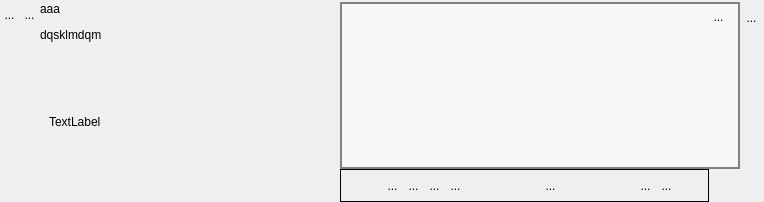
<?xml version="1.0" encoding="UTF-8"?>
<ui version="4.0">
 <class>WidgetPlusieursBase</class>
 <widget class="QWidget" name="WidgetPlusieursBase">
  <property name="geometry">
   <rect>
    <x>0</x>
    <y>0</y>
    <width>764</width>
    <height>202</height>
   </rect>
  </property>
  <property name="sizePolicy">
   <sizepolicy hsizetype="Expanding" vsizetype="Expanding">
    <horstretch>0</horstretch>
    <verstretch>0</verstretch>
   </sizepolicy>
  </property>
  <property name="minimumSize">
   <size>
    <width>100</width>
    <height>20</height>
   </size>
  </property>
  <property name="windowTitle">
   <string>Form</string>
  </property>
  <property name="styleSheet">
   <string notr="true">/* QFrame {
border: 1px solid gray;
}*/
</string>
  </property>
  <layout class="QHBoxLayout" name="horizontalLayout_2">
   <property name="spacing">
    <number>0</number>
   </property>
   <property name="leftMargin">
    <number>0</number>
   </property>
   <property name="topMargin">
    <number>2</number>
   </property>
   <property name="rightMargin">
    <number>2</number>
   </property>
   <property name="bottomMargin">
    <number>0</number>
   </property>
   <item>
    <layout class="QVBoxLayout" name="verticalLayout_3">
     <property name="spacing">
      <number>0</number>
     </property>
     <item>
      <layout class="QHBoxLayout" name="horizontalLayout">
       <property name="spacing">
        <number>0</number>
       </property>
       <property name="sizeConstraint">
        <enum>QLayout::SetFixedSize</enum>
       </property>
       <item>
        <widget class="QToolButton" name="BFermeListe">
         <property name="sizePolicy">
          <sizepolicy hsizetype="Fixed" vsizetype="Fixed">
           <horstretch>0</horstretch>
           <verstretch>0</verstretch>
          </sizepolicy>
         </property>
         <property name="maximumSize">
          <size>
           <width>21</width>
           <height>25</height>
          </size>
         </property>
         <property name="toolTip">
          <string>permet de gérer la liste</string>
         </property>
         <property name="styleSheet">
          <string notr="true">border:0px</string>
         </property>
         <property name="text">
          <string>...</string>
         </property>
         <property name="icon">
          <iconset>
           <normaloff>../Editeur/icons/minusnode.png</normaloff>../Editeur/icons/minusnode.png</iconset>
         </property>
         <property name="iconSize">
          <size>
           <width>25</width>
           <height>25</height>
          </size>
         </property>
        </widget>
       </item>
       <item>
        <widget class="MonBoutonValide" name="RBValide">
         <property name="minimumSize">
          <size>
           <width>21</width>
           <height>25</height>
          </size>
         </property>
         <property name="maximumSize">
          <size>
           <width>21</width>
           <height>25</height>
          </size>
         </property>
         <property name="focusPolicy">
          <enum>Qt::ClickFocus</enum>
         </property>
         <property name="toolTip">
          <string>Affiche le rapport de validation du mot-clef</string>
         </property>
         <property name="styleSheet">
          <string notr="true">border : 0px</string>
         </property>
         <property name="text">
          <string>...</string>
         </property>
         <property name="icon">
          <iconset>
           <normaloff>../Editeur/icons/ast-green-ball.png</normaloff>../Editeur/icons/ast-green-ball.png</iconset>
         </property>
         <property name="iconSize">
          <size>
           <width>25</width>
           <height>25</height>
          </size>
         </property>
        </widget>
       </item>
      </layout>
     </item>
     <item>
      <spacer name="verticalSpacer">
       <property name="orientation">
        <enum>Qt::Vertical</enum>
       </property>
       <property name="sizeHint" stdset="0">
        <size>
         <width>20</width>
         <height>5</height>
        </size>
       </property>
      </spacer>
     </item>
    </layout>
   </item>
   <item>
    <layout class="QVBoxLayout" name="verticalLayout_4">
     <property name="spacing">
      <number>0</number>
     </property>
     <item>
      <widget class="MonLabelClic" name="label">
       <property name="sizePolicy">
        <sizepolicy hsizetype="Fixed" vsizetype="Preferred">
         <horstretch>0</horstretch>
         <verstretch>0</verstretch>
        </sizepolicy>
       </property>
       <property name="minimumSize">
        <size>
         <width>300</width>
         <height>25</height>
        </size>
       </property>
       <property name="maximumSize">
        <size>
         <width>178</width>
         <height>16777215</height>
        </size>
       </property>
       <property name="frameShape">
        <enum>QFrame::NoFrame</enum>
       </property>
       <property name="text">
        <string>&lt;html&gt;&lt;head/&gt;&lt;body&gt;&lt;p&gt;aaa&lt;/p&gt;&lt;p&gt;dqsklmdqm&lt;/p&gt;&lt;/body&gt;&lt;/html&gt;</string>
       </property>
       <property name="scaledContents">
        <bool>false</bool>
       </property>
       <property name="alignment">
        <set>Qt::AlignLeading|Qt::AlignLeft|Qt::AlignTop</set>
       </property>
      </widget>
     </item>
     <item>
      <widget class="QScrollArea" name="scrollArea_2">
       <property name="sizePolicy">
        <sizepolicy hsizetype="Fixed" vsizetype="Expanding">
         <horstretch>0</horstretch>
         <verstretch>0</verstretch>
        </sizepolicy>
       </property>
       <property name="frameShape">
        <enum>QFrame::NoFrame</enum>
       </property>
       <property name="frameShadow">
        <enum>QFrame::Plain</enum>
       </property>
       <property name="widgetResizable">
        <bool>true</bool>
       </property>
       <widget class="QWidget" name="scrollAreaWidgetContents_2">
        <property name="geometry">
         <rect>
          <x>0</x>
          <y>0</y>
          <width>112</width>
          <height>138</height>
         </rect>
        </property>
        <property name="sizePolicy">
         <sizepolicy hsizetype="Fixed" vsizetype="Preferred">
          <horstretch>0</horstretch>
          <verstretch>0</verstretch>
         </sizepolicy>
        </property>
        <layout class="QHBoxLayout" name="horizontalLayout_7">
         <item>
          <widget class="QLabel" name="monCommentaireLabel">
           <property name="sizePolicy">
            <sizepolicy hsizetype="Fixed" vsizetype="MinimumExpanding">
             <horstretch>0</horstretch>
             <verstretch>0</verstretch>
            </sizepolicy>
           </property>
           <property name="text">
            <string>TextLabel</string>
           </property>
          </widget>
         </item>
        </layout>
       </widget>
      </widget>
     </item>
    </layout>
   </item>
   <item>
    <layout class="QVBoxLayout" name="verticalLayout_2">
     <property name="spacing">
      <number>0</number>
     </property>
     <item>
      <widget class="QScrollArea" name="scrollArea">
       <property name="sizePolicy">
        <sizepolicy hsizetype="Expanding" vsizetype="Expanding">
         <horstretch>0</horstretch>
         <verstretch>0</verstretch>
        </sizepolicy>
       </property>
       <property name="minimumSize">
        <size>
         <width>400</width>
         <height>50</height>
        </size>
       </property>
       <property name="styleSheet">
        <string notr="true">background : rgb(247,247,247);
border: 1px solid gray;
/* QFrame {
border: 1px solid gray;
}*/

</string>
       </property>
       <property name="frameShape">
        <enum>QFrame::Box</enum>
       </property>
       <property name="frameShadow">
        <enum>QFrame::Plain</enum>
       </property>
       <property name="lineWidth">
        <number>1</number>
       </property>
       <property name="widgetResizable">
        <bool>true</bool>
       </property>
       <property name="alignment">
        <set>Qt::AlignBottom|Qt::AlignLeading|Qt::AlignLeft</set>
       </property>
       <widget class="QWidget" name="verticalWidgetLE">
        <property name="geometry">
         <rect>
          <x>0</x>
          <y>0</y>
          <width>398</width>
          <height>161</height>
         </rect>
        </property>
        <property name="sizePolicy">
         <sizepolicy hsizetype="Expanding" vsizetype="Expanding">
          <horstretch>0</horstretch>
          <verstretch>0</verstretch>
         </sizepolicy>
        </property>
        <layout class="QVBoxLayout" name="verticalLayoutLE">
         <property name="spacing">
          <number>2</number>
         </property>
         <property name="leftMargin">
          <number>2</number>
         </property>
         <property name="topMargin">
          <number>0</number>
         </property>
         <property name="rightMargin">
          <number>2</number>
         </property>
         <property name="bottomMargin">
          <number>0</number>
         </property>
         <item>
          <spacer name="verticalSpacer_2">
           <property name="orientation">
            <enum>Qt::Vertical</enum>
           </property>
           <property name="sizeHint" stdset="0">
            <size>
             <width>20</width>
             <height>40</height>
            </size>
           </property>
          </spacer>
         </item>
        </layout>
       </widget>
      </widget>
     </item>
     <item>
      <widget class="QFrame" name="frame">
       <property name="frameShape">
        <enum>QFrame::Box</enum>
       </property>
       <layout class="QHBoxLayout" name="horizontalLayout_6">
        <property name="margin">
         <number>0</number>
        </property>
        <item>
         <spacer name="horizontalSpacer_5">
          <property name="orientation">
           <enum>Qt::Horizontal</enum>
          </property>
          <property name="sizeType">
           <enum>QSizePolicy::Fixed</enum>
          </property>
          <property name="sizeHint" stdset="0">
           <size>
            <width>13</width>
            <height>20</height>
           </size>
          </property>
         </spacer>
        </item>
        <item>
         <layout class="QHBoxLayout" name="horizontalLayout_4">
          <property name="spacing">
           <number>0</number>
          </property>
          <property name="sizeConstraint">
           <enum>QLayout::SetFixedSize</enum>
          </property>
          <item>
           <widget class="QToolButton" name="RBHaut">
            <property name="minimumSize">
             <size>
              <width>21</width>
              <height>31</height>
             </size>
            </property>
            <property name="maximumSize">
             <size>
              <width>21</width>
              <height>31</height>
             </size>
            </property>
            <property name="focusPolicy">
             <enum>Qt::ClickFocus</enum>
            </property>
            <property name="toolTip">
             <string>Remonte la ligne</string>
            </property>
            <property name="styleSheet">
             <string notr="true">border : 0px</string>
            </property>
            <property name="text">
             <string>...</string>
            </property>
            <property name="icon">
             <iconset theme="go-up">
              <normaloff/>
             </iconset>
            </property>
            <property name="iconSize">
             <size>
              <width>32</width>
              <height>32</height>
             </size>
            </property>
           </widget>
          </item>
          <item>
           <widget class="QToolButton" name="RBBas">
            <property name="minimumSize">
             <size>
              <width>21</width>
              <height>31</height>
             </size>
            </property>
            <property name="maximumSize">
             <size>
              <width>21</width>
              <height>31</height>
             </size>
            </property>
            <property name="focusPolicy">
             <enum>Qt::ClickFocus</enum>
            </property>
            <property name="toolTip">
             <string>Descend la ligne</string>
            </property>
            <property name="styleSheet">
             <string notr="true">border : 0px</string>
            </property>
            <property name="text">
             <string>...</string>
            </property>
            <property name="icon">
             <iconset theme="go-down">
              <normaloff/>
             </iconset>
            </property>
            <property name="iconSize">
             <size>
              <width>32</width>
              <height>32</height>
             </size>
            </property>
           </widget>
          </item>
          <item>
           <widget class="QToolButton" name="RBMoins">
            <property name="minimumSize">
             <size>
              <width>21</width>
              <height>31</height>
             </size>
            </property>
            <property name="maximumSize">
             <size>
              <width>21</width>
              <height>31</height>
             </size>
            </property>
            <property name="focusPolicy">
             <enum>Qt::ClickFocus</enum>
            </property>
            <property name="toolTip">
             <string>supprime une ligne</string>
            </property>
            <property name="styleSheet">
             <string notr="true">border : 0px</string>
            </property>
            <property name="text">
             <string>...</string>
            </property>
            <property name="icon">
             <iconset>
              <normalon>../Editeur/icons/MoinsBleu2.png</normalon>
             </iconset>
            </property>
            <property name="iconSize">
             <size>
              <width>32</width>
              <height>32</height>
             </size>
            </property>
           </widget>
          </item>
          <item>
           <widget class="QToolButton" name="RBPlus">
            <property name="minimumSize">
             <size>
              <width>21</width>
              <height>31</height>
             </size>
            </property>
            <property name="maximumSize">
             <size>
              <width>21</width>
              <height>31</height>
             </size>
            </property>
            <property name="focusPolicy">
             <enum>Qt::ClickFocus</enum>
            </property>
            <property name="toolTip">
             <string>Ajoute une ligne</string>
            </property>
            <property name="styleSheet">
             <string notr="true">border : 0px</string>
            </property>
            <property name="text">
             <string>...</string>
            </property>
            <property name="icon">
             <iconset>
              <normaloff>../Editeur/icons/PlusBleu.png</normaloff>../Editeur/icons/PlusBleu.png</iconset>
            </property>
            <property name="iconSize">
             <size>
              <width>32</width>
              <height>32</height>
             </size>
            </property>
           </widget>
          </item>
         </layout>
        </item>
        <item>
         <spacer name="horizontalSpacer_2">
          <property name="orientation">
           <enum>Qt::Horizontal</enum>
          </property>
          <property name="sizeType">
           <enum>QSizePolicy::Minimum</enum>
          </property>
          <property name="sizeHint" stdset="0">
           <size>
            <width>40</width>
            <height>20</height>
           </size>
          </property>
         </spacer>
        </item>
        <item>
         <widget class="QToolButton" name="RBVoisListe">
          <property name="minimumSize">
           <size>
            <width>21</width>
            <height>31</height>
           </size>
          </property>
          <property name="maximumSize">
           <size>
            <width>21</width>
            <height>31</height>
           </size>
          </property>
          <property name="focusPolicy">
           <enum>Qt::ClickFocus</enum>
          </property>
          <property name="toolTip">
           <string>Montre l'ensemble des valeurs</string>
          </property>
          <property name="styleSheet">
           <string notr="true">border : 0px</string>
          </property>
          <property name="text">
           <string>...</string>
          </property>
          <property name="icon">
           <iconset>
            <normaloff>../Editeur/icons/verre-loupe-icone-6087-64.png</normaloff>../Editeur/icons/verre-loupe-icone-6087-64.png</iconset>
          </property>
          <property name="iconSize">
           <size>
            <width>32</width>
            <height>32</height>
           </size>
          </property>
         </widget>
        </item>
        <item>
         <spacer name="horizontalSpacer_4">
          <property name="orientation">
           <enum>Qt::Horizontal</enum>
          </property>
          <property name="sizeType">
           <enum>QSizePolicy::Minimum</enum>
          </property>
          <property name="sizeHint" stdset="0">
           <size>
            <width>40</width>
            <height>20</height>
           </size>
          </property>
         </spacer>
        </item>
        <item>
         <layout class="QHBoxLayout" name="horizontalLayout_5">
          <property name="spacing">
           <number>0</number>
          </property>
          <property name="sizeConstraint">
           <enum>QLayout::SetFixedSize</enum>
          </property>
          <item>
           <widget class="QToolButton" name="RBSalome">
            <property name="minimumSize">
             <size>
              <width>21</width>
              <height>31</height>
             </size>
            </property>
            <property name="maximumSize">
             <size>
              <width>21</width>
              <height>31</height>
             </size>
            </property>
            <property name="focusPolicy">
             <enum>Qt::ClickFocus</enum>
            </property>
            <property name="toolTip">
             <string>Sélectionne depuis Salome</string>
            </property>
            <property name="styleSheet">
             <string notr="true">border : 0px</string>
            </property>
            <property name="text">
             <string>...</string>
            </property>
            <property name="icon">
             <iconset>
              <normaloff>../Editeur/icons/flecheSalome.png</normaloff>../Editeur/icons/flecheSalome.png</iconset>
            </property>
            <property name="iconSize">
             <size>
              <width>32</width>
              <height>32</height>
             </size>
            </property>
           </widget>
          </item>
          <item>
           <widget class="QToolButton" name="RBSalomeVue">
            <property name="minimumSize">
             <size>
              <width>21</width>
              <height>31</height>
             </size>
            </property>
            <property name="maximumSize">
             <size>
              <width>21</width>
              <height>31</height>
             </size>
            </property>
            <property name="focusPolicy">
             <enum>Qt::ClickFocus</enum>
            </property>
            <property name="toolTip">
             <string>Visualise dans Salome</string>
            </property>
            <property name="styleSheet">
             <string notr="true">border : 0px</string>
            </property>
            <property name="text">
             <string>...</string>
            </property>
            <property name="icon">
             <iconset>
              <normaloff>../Editeur/icons/eye.png</normaloff>../Editeur/icons/eye.png</iconset>
            </property>
            <property name="iconSize">
             <size>
              <width>32</width>
              <height>32</height>
             </size>
            </property>
           </widget>
          </item>
         </layout>
        </item>
       </layout>
      </widget>
     </item>
    </layout>
   </item>
   <item>
    <layout class="QVBoxLayout" name="verticalLayout">
     <property name="leftMargin">
      <number>0</number>
     </property>
     <property name="rightMargin">
      <number>0</number>
     </property>
     <item>
      <layout class="QHBoxLayout" name="horizontalLayout_3">
       <property name="spacing">
        <number>0</number>
       </property>
       <item>
        <widget class="QToolButton" name="BSelectFichier">
         <property name="sizePolicy">
          <sizepolicy hsizetype="Fixed" vsizetype="Fixed">
           <horstretch>0</horstretch>
           <verstretch>0</verstretch>
          </sizepolicy>
         </property>
         <property name="maximumSize">
          <size>
           <width>25</width>
           <height>30</height>
          </size>
         </property>
         <property name="focusPolicy">
          <enum>Qt::ClickFocus</enum>
         </property>
         <property name="toolTip">
          <string>Ouvre un fichier de sélection des valeurs</string>
         </property>
         <property name="styleSheet">
          <string notr="true">border:0px</string>
         </property>
         <property name="text">
          <string>...</string>
         </property>
         <property name="icon">
          <iconset theme="text-x-generic">
           <normaloff/>
          </iconset>
         </property>
         <property name="iconSize">
          <size>
           <width>32</width>
           <height>32</height>
          </size>
         </property>
        </widget>
       </item>
       <item>
        <spacer name="horizontalSpacer">
         <property name="orientation">
          <enum>Qt::Horizontal</enum>
         </property>
         <property name="sizeType">
          <enum>QSizePolicy::Fixed</enum>
         </property>
         <property name="sizeHint" stdset="0">
          <size>
           <width>13</width>
           <height>20</height>
          </size>
         </property>
        </spacer>
       </item>
       <item>
        <widget class="QToolButton" name="RBPoubelle">
         <property name="minimumSize">
          <size>
           <width>21</width>
           <height>31</height>
          </size>
         </property>
         <property name="maximumSize">
          <size>
           <width>21</width>
           <height>31</height>
          </size>
         </property>
         <property name="focusPolicy">
          <enum>Qt::ClickFocus</enum>
         </property>
         <property name="toolTip">
          <string>Détruit le mot-clef</string>
         </property>
         <property name="styleSheet">
          <string notr="true">border : 0px</string>
         </property>
         <property name="text">
          <string>...</string>
         </property>
         <property name="icon">
          <iconset>
           <normaloff>../Editeur/icons/deleteRond.png</normaloff>../Editeur/icons/deleteRond.png</iconset>
         </property>
         <property name="iconSize">
          <size>
           <width>32</width>
           <height>32</height>
          </size>
         </property>
        </widget>
       </item>
      </layout>
     </item>
     <item>
      <spacer name="verticalSpacer_6">
       <property name="orientation">
        <enum>Qt::Vertical</enum>
       </property>
       <property name="sizeHint" stdset="0">
        <size>
         <width>20</width>
         <height>40</height>
        </size>
       </property>
      </spacer>
     </item>
    </layout>
   </item>
  </layout>
  <zorder></zorder>
  <zorder>label</zorder>
  <zorder>monCommentaireLabel</zorder>
  <zorder>scrollArea_2</zorder>
  <zorder>layoutWidget</zorder>
  <zorder>verticalSpacer_6</zorder>
 </widget>
 <customwidgets>
  <customwidget>
   <class>MonBoutonValide</class>
   <extends>QToolButton</extends>
   <header>monBoutonValide.h</header>
  </customwidget>
  <customwidget>
   <class>MonLabelClic</class>
   <extends>QLabel</extends>
   <header>monLabelClic.h</header>
  </customwidget>
 </customwidgets>
 <tabstops>
  <tabstop>scrollArea</tabstop>
  <tabstop>RBHaut</tabstop>
  <tabstop>RBBas</tabstop>
  <tabstop>RBMoins</tabstop>
  <tabstop>RBVoisListe</tabstop>
  <tabstop>RBSalome</tabstop>
  <tabstop>RBSalomeVue</tabstop>
  <tabstop>BSelectFichier</tabstop>
  <tabstop>RBPoubelle</tabstop>
 </tabstops>
 <resources/>
 <connections/>
</ui>
